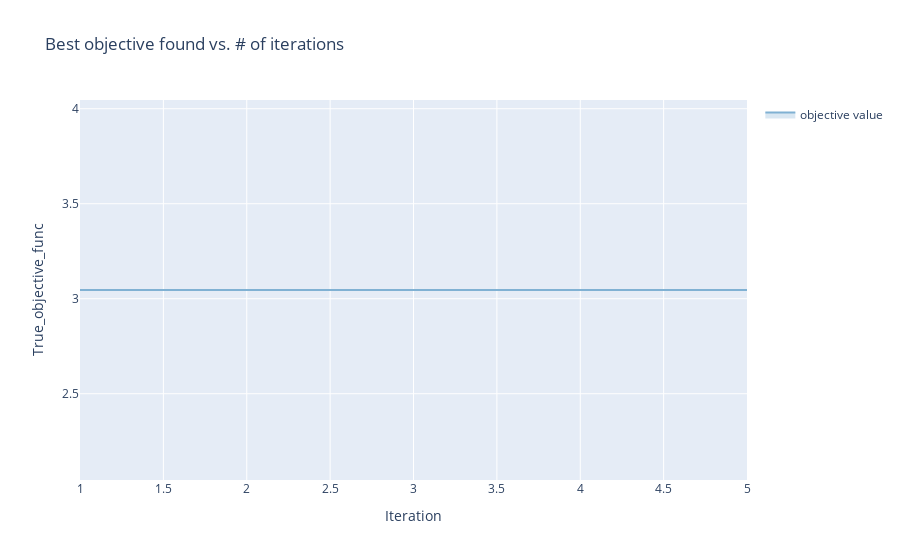

The cell this chart's notebook holds for it:
### Code cell
render(ax_client.get_optimization_trace())

### Figure 1 — Plotly figure (JSON) as saved in the notebook; plotly's stock layout.template omitted (floating-point values rounded to 4 significant figures)
{"data": [{"hoverinfo": "none", "legendgroup": "", "line": {"width": 0}, "mode": "lines", "showlegend": false, "type": "scatter", "x": [1, 2, 3, 4, 5], "y": [3.046, 3.046, 3.046, 3.046, 3.046]}, {"fill": "tonexty", "fillcolor": "rgba(128,177,211,0.3)", "legendgroup": "objective value", "line": {"color": "rgba(128,177,211,1)"}, "mode": "lines", "name": "objective value", "text": ["Parameterization has too many items to render on hover (15).", "Parameterization has too many items to render on hover (15).", "Parameterization has too many items to render on hover (15).", "Parameterization has too many items to render on hover (15).", "Parameterization has too many items to render on hover (15)."], "type": "scatter", "x": [1, 2, 3, 4, 5], "y": [3.046, 3.046, 3.046, 3.046, 3.046]}, {"fill": "tonexty", "fillcolor": "rgba(128,177,211,0.3)", "hoverinfo": "none", "legendgroup": "", "line": {"width": 0}, "mode": "lines", "showlegend": false, "type": "scatter", "x": [1, 2, 3, 4, 5], "y": [3.046, 3.046, 3.046, 3.046, 3.046]}], "layout": {"autosize": true, "showlegend": true, "title": {"text": "Best objective found vs. # of iterations"}, "xaxis": {"autorange": true, "range": [1, 5], "title": {"text": "Iteration"}, "type": "linear"}, "yaxis": {"autorange": true, "range": [2.046, 4.046], "title": {"text": "True_objective_func"}, "type": "linear"}}}
